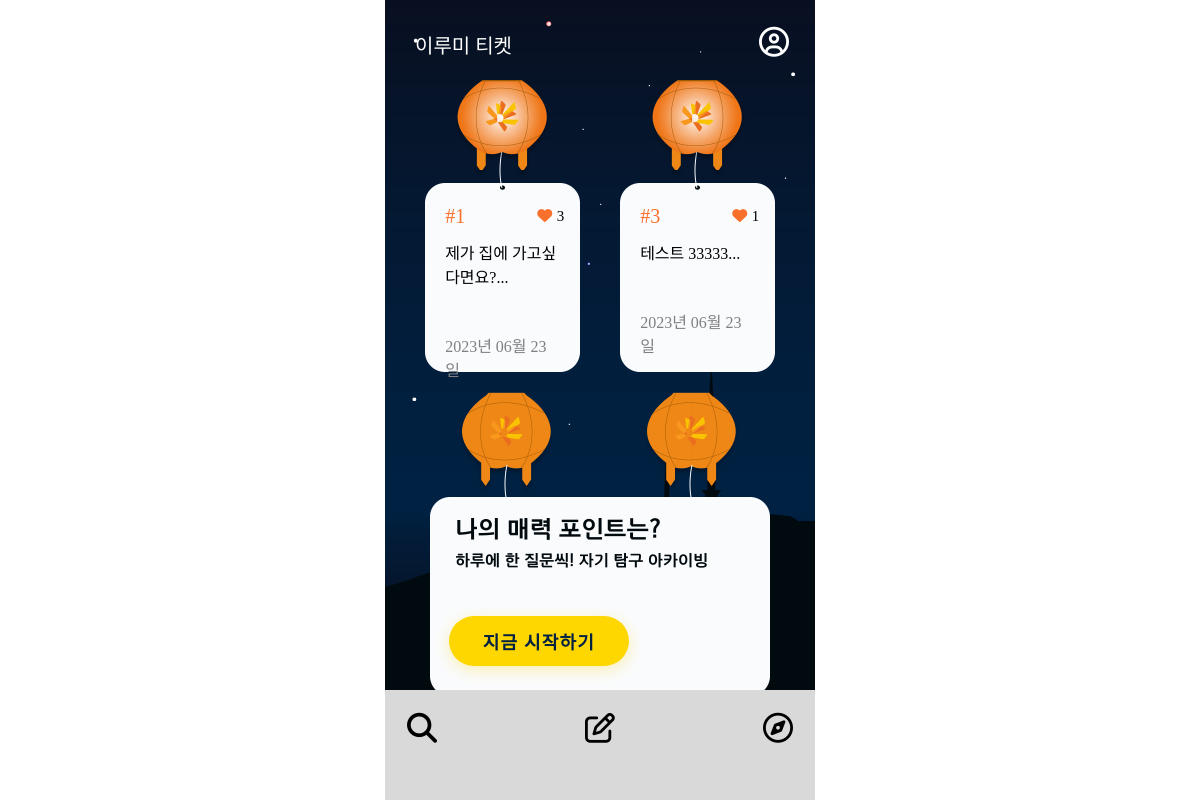
Screenshot of /mainpage/ with the database file from the repository.
### mainpage/models.py (models this page shows, shortened)
class Ticket(models.Model):
    writer = models.ForeignKey(User, null=False, blank=False, on_delete=models.CASCADE)
    pub_date = models.DateTimeField()
    body = models.TextField()
    like = models.ManyToManyField(User, related_name='likes', blank=True)
    like_count = models.PositiveIntegerField(default=0)
    def summary(self):
        return self.body[:40]

### mainpage/views.py (the view)
# urls.py: path('', include('mainpage.urls')),
def mainpage(request):
    tickets = Ticket.objects.order_by('-like_count')[:2]
    return render(request, 'mainpage/mainpage.html', {'tickets': tickets})

### mainpage/templates/mainpage/mainpage.html
{% extends 'base.html' %} {% block content %}
<head>
  <link rel="stylesheet" href="/static/css/mainpage.css" />
</head>
<body>
  <div class="wallpaper">
    <div class="post">
      {% for ticket in tickets|slice:":2" %}
      <a class="atag" href="{%url 'mainpage:detail' ticket.id %}">
        <div class="hot">
          <div class="content">
            <div class="contents">
              <div class="ticket-id">#{{ticket.id}}</div>
              <div class="like-count">
                <i class="fa-solid fa-heart" style="color: #f8702c"></i>
                {{ticket.like_count}}
              </div>
            </div>
            <div class="summary">{{ticket.summary}}...</div>
            <div class="pub-date">{{ ticket.pub_date|date:"Y년 m월 d일" }}</div>
          </div>
        </div>
      </a>
      {% endfor %}
    </div>
    <div class="achiving">
      <button
        type="button"
        onclick="location.href='{% url 'qnapage:qnalistrecent' %}';"
      >
        지금 시작하기
      </button>
    </div>
  </div>
  <div>
    <nav class="footer-container">
      <ul class="icons">
        <li>
          <a href="{% url 'mainpage:ticketlistnew' %}"
            ><i class="fa-solid fa-magnifying-glass" style="color: #000000"></i
          ></a>
        </li>
        <li>
          <a href="{% url 'mainpage:new' %}"
            ><i class="fa-regular fa-pen-to-square" style="color: #000000"></i
          ></a>
        </li>
        <li>
          <a href="{% url 'qnapage:qnalistrecent' %}"
            ><i class="fa-regular fa-compass" style="color: #000000"></i
          ></a>
        </li>
      </ul>
    </nav>
  </div>
</body>
{% endblock %}

### Lumiticket/static/css/base.css (style rules this page uses)
body { display: flex; justify-content: center; align-items: center; width: 100vw; height: 100vh; margin: 0%; }
.wallpaper { position: relative; max-width: 430px; width: 100%; height: 100vh; background-size: cover; background-image: url('image/배경.png'); background-repeat: no-repeat; }
.footer-container { position: absolute; bottom: 0; left: 0; right: 0; margin: 0; padding: 10px; background-color:#D9D9D9; list-style-type: none; height: 90px; }
.icons { list-style: none; display: flex; margin: 0; padding-left: 0; justify-content: space-between; font-size: 30px; }
.icons li { padding: 12px; margin: 0; justify-content: space-between; }

### Lumiticket/static/css/mainpage.css (style rules this page uses)
.wallpaper { max-width: 430px; width: 100%; height: 100vh; background-size: cover; background-image: url("image/bgimage.png"); background-repeat: no-repeat; overflow: hidden; background-position: center; position: absolute; top: 50%; left: 50%; transform: translate(-50%, -50%); }
.post { display: flex; flex-direction: row; justify-content: center; list-style-type: none; text-decoration: none; }
.hot { position: relative; background-size: contain; background-image: url("image/hotpost.png"); background-repeat: no-repeat; height: 300px; width: 155px; top: 60px; margin: 20px; display: flex; flex-wrap: wrap; align-items: center; }
.contents { display: flex; flex-direction: row; justify-content: space-between; align-items: center; }
.content { position: absolute; display: inline-block; text-align: left; top: 35%; margin: 13%; }
.atag { text-decoration: none !important; list-style-type: none; }
.ticket-id { color: #f8702c; font-size: 20px; }
.like-count { color: black; display: flex; flex-direction: row; align-items: center; font-size: 15px; }
.like-count i { font-size: 15px; padding-right: 20%; top: -1px; position: relative; }
.summary { color: black; margin-top: 10%; }
.pub-date { color: gray; margin-top: 40%; }
.achiving { position: relative; background-image: url("image/achiving.png"); background-repeat: no-repeat; background-size: contain; display: flex; width: 340px; height: 316px; bottom: -5%; left: 50%; transform: translateX(-50%); }
button { width: 180px; height: 50px; background-color: #ffd700; border: none; color: #002142; box-shadow: 0 4px 16px rgba(255, 215, 0, 0.3); font-size: 18px; font-weight: bold; border-radius: 30px; position: absolute; bottom: 30px; left: 32%; transform: translateX(-50%); transition: 0.3s; letter-spacing: 1.2px; font-family: "DONGGUK UNIVERSITY"; }

### rows the page displays
Ticket: id "1", like_count "3", summary "제가 집에 가고싶다면요?", pub_date "2023년 06월 23일"
Ticket: id "3", like_count "1", summary "테스트 33333", pub_date "2023년 06월 23일"
